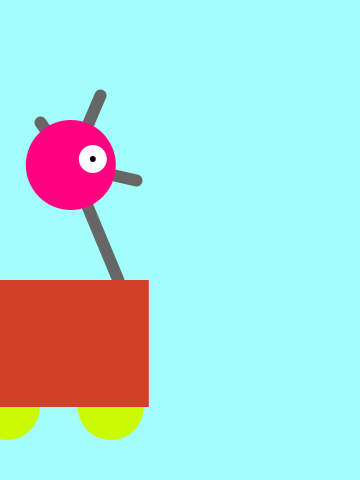
Frame 1 (no input)
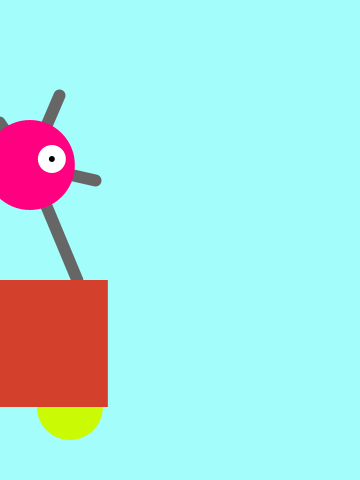
Frame 60 (the mouse pressed at the canvas centre just before this capture)
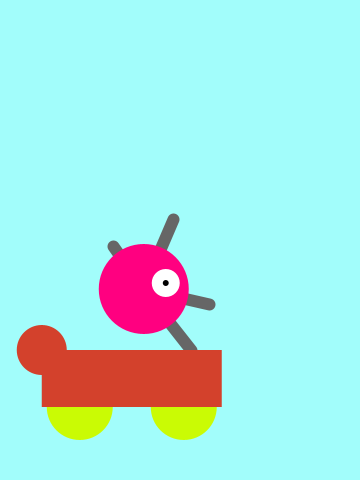
Frame 120 (the mouse held since frame 60 and released just before this capture)

The Processing sketch that drew these frames (run headless with seeded random() and noise(); from frame 60 on, the mouse is pressed at the canvas centre):

// Processing sketch: processing_13123
// ── processing_13123.pde

float x = 60; // X-coordinate
float y = 440; // Y-coordinate
int radius = 45; // Head Radius
int bodyHeight = 160; // Body Height
int neckHeight = 70; // Neck Height
float easing = 0.02;
void setup() {
size(360, 480);
smooth();
strokeWeight(2);
ellipseMode(RADIUS);
}
void draw() {
int targetX = mouseX;

x += (targetX - x) * easing;
if (mousePressed) {
neckHeight = 16;
bodyHeight = 90;
} else {
neckHeight = 70;
bodyHeight = 160;
}
float ny = y - bodyHeight - neckHeight - radius;
background(162,253,251);
// Neck
fill(255,0,128);
strokeWeight (12);
stroke(102);
line(x+60, y-bodyHeight, x+12, ny);
// Antennae
fill(255,0,128);
line(x+12, ny, x-18, ny-43);
line(x+12, ny, x+42, ny-70);
line(x+12, ny, x+78, ny+15);
// Body
noStroke();
fill(202,251,4);
ellipse(x+52, y-33, 33, 33);
ellipse(x-52, y-33, 33, 33);
fill(211,65,44);
rect(x-45, y-bodyHeight, 45, bodyHeight-33);
rect(x-90, y-bodyHeight, 180 , bodyHeight-33);
ellipse(x-90,y-bodyHeight, 25,25);

// Head
fill(255,0,128);
ellipse(x+12, ny, radius, radius);
fill(255);
ellipse(x+34, ny-6, 14, 14);
fill(0);
ellipse(x+34, ny-6, 3, 3);
}
